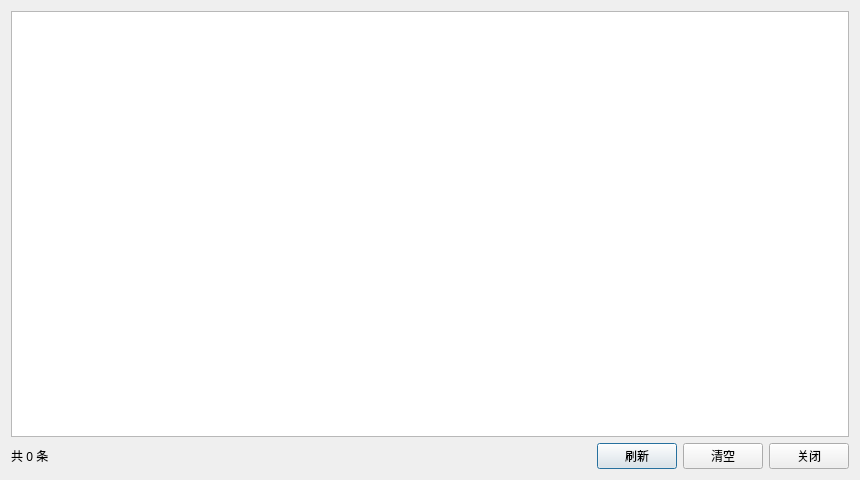
<?xml version="1.0" encoding="UTF-8"?>
<ui version="4.0">
 <class>AuditLogDialog</class>
 <widget class="QDialog" name="AuditLogDialog">
  <property name="geometry">
   <rect>
    <x>0</x>
    <y>0</y>
    <width>860</width>
    <height>480</height>
   </rect>
  </property>
  <property name="windowTitle">
   <string>审计日志</string>
  </property>
  <layout class="QVBoxLayout" name="rootLayout">
   <item>
    <widget class="QTableView" name="tableAudit">
     <property name="editTriggers">
      <set>QAbstractItemView::NoEditTriggers</set>
     </property>
     <property name="alternatingRowColors">
      <bool>true</bool>
     </property>
     <property name="selectionBehavior">
      <enum>QAbstractItemView::SelectRows</enum>
     </property>
    </widget>
   </item>
   <item>
    <layout class="QHBoxLayout" name="bottomLayout">
     <item>
      <widget class="QLabel" name="lblCount">
       <property name="text">
        <string>共 0 条</string>
       </property>
      </widget>
     </item>
     <item>
      <spacer name="bottomSpacer">
       <property name="orientation">
        <enum>Qt::Horizontal</enum>
       </property>
       <property name="sizeHint" stdset="0">
        <size>
         <width>40</width>
         <height>20</height>
        </size>
       </property>
      </spacer>
     </item>
     <item>
      <widget class="QPushButton" name="btnRefresh">
       <property name="text">
        <string>刷新</string>
       </property>
      </widget>
     </item>
     <item>
      <widget class="QPushButton" name="btnClear">
       <property name="text">
        <string>清空</string>
       </property>
      </widget>
     </item>
     <item>
      <widget class="QPushButton" name="btnClose">
       <property name="text">
        <string>关闭</string>
       </property>
      </widget>
     </item>
    </layout>
   </item>
  </layout>
 </widget>
 <resources/>
 <connections/>
</ui>
